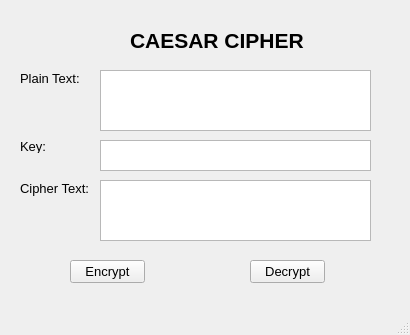
<?xml version="1.0" encoding="UTF-8"?>
<ui version="4.0">
 <class>MainWindow</class>
 <widget class="QMainWindow" name="MainWindow">
  <property name="geometry">
   <rect>
    <x>0</x>
    <y>0</y>
    <width>410</width>
    <height>335</height>
   </rect>
  </property>
  <property name="windowTitle">
   <string>MainWindow</string>
  </property>
  <widget class="QWidget" name="centralwidget">
   <widget class="QLabel" name="label">
    <property name="geometry">
     <rect>
      <x>130</x>
      <y>20</y>
      <width>181</width>
      <height>41</height>
     </rect>
    </property>
    <property name="font">
     <font>
      <pointsize>16</pointsize>
      <weight>75</weight>
      <bold>true</bold>
     </font>
    </property>
    <property name="text">
     <string>CAESAR CIPHER</string>
    </property>
   </widget>
   <widget class="QLabel" name="label_2">
    <property name="geometry">
     <rect>
      <x>20</x>
      <y>70</y>
      <width>61</width>
      <height>16</height>
     </rect>
    </property>
    <property name="font">
     <font>
      <pointsize>10</pointsize>
     </font>
    </property>
    <property name="text">
     <string>Plain Text:</string>
    </property>
   </widget>
   <widget class="QLabel" name="label_3">
    <property name="geometry">
     <rect>
      <x>20</x>
      <y>140</y>
      <width>47</width>
      <height>13</height>
     </rect>
    </property>
    <property name="font">
     <font>
      <pointsize>10</pointsize>
     </font>
    </property>
    <property name="text">
     <string>Key:</string>
    </property>
   </widget>
   <widget class="QTextEdit" name="txt_plain_text">
    <property name="geometry">
     <rect>
      <x>100</x>
      <y>70</y>
      <width>271</width>
      <height>61</height>
     </rect>
    </property>
   </widget>
   <widget class="QTextEdit" name="txt_key">
    <property name="geometry">
     <rect>
      <x>100</x>
      <y>140</y>
      <width>271</width>
      <height>31</height>
     </rect>
    </property>
   </widget>
   <widget class="QPushButton" name="btn_encrypt">
    <property name="geometry">
     <rect>
      <x>70</x>
      <y>260</y>
      <width>75</width>
      <height>23</height>
     </rect>
    </property>
    <property name="font">
     <font>
      <pointsize>10</pointsize>
     </font>
    </property>
    <property name="text">
     <string>Encrypt</string>
    </property>
   </widget>
   <widget class="QTextEdit" name="txt_cipher_text">
    <property name="geometry">
     <rect>
      <x>100</x>
      <y>180</y>
      <width>271</width>
      <height>61</height>
     </rect>
    </property>
   </widget>
   <widget class="QLabel" name="label_4">
    <property name="geometry">
     <rect>
      <x>20</x>
      <y>180</y>
      <width>71</width>
      <height>16</height>
     </rect>
    </property>
    <property name="font">
     <font>
      <pointsize>10</pointsize>
     </font>
    </property>
    <property name="text">
     <string>Cipher Text:</string>
    </property>
   </widget>
   <widget class="QPushButton" name="btn_decrypt">
    <property name="geometry">
     <rect>
      <x>250</x>
      <y>260</y>
      <width>75</width>
      <height>23</height>
     </rect>
    </property>
    <property name="font">
     <font>
      <pointsize>10</pointsize>
     </font>
    </property>
    <property name="text">
     <string>Decrypt</string>
    </property>
   </widget>
  </widget>
  <widget class="QMenuBar" name="menubar">
   <property name="geometry">
    <rect>
     <x>0</x>
     <y>0</y>
     <width>410</width>
     <height>21</height>
    </rect>
   </property>
  </widget>
  <widget class="QStatusBar" name="statusbar"/>
 </widget>
 <resources/>
 <connections/>
</ui>
